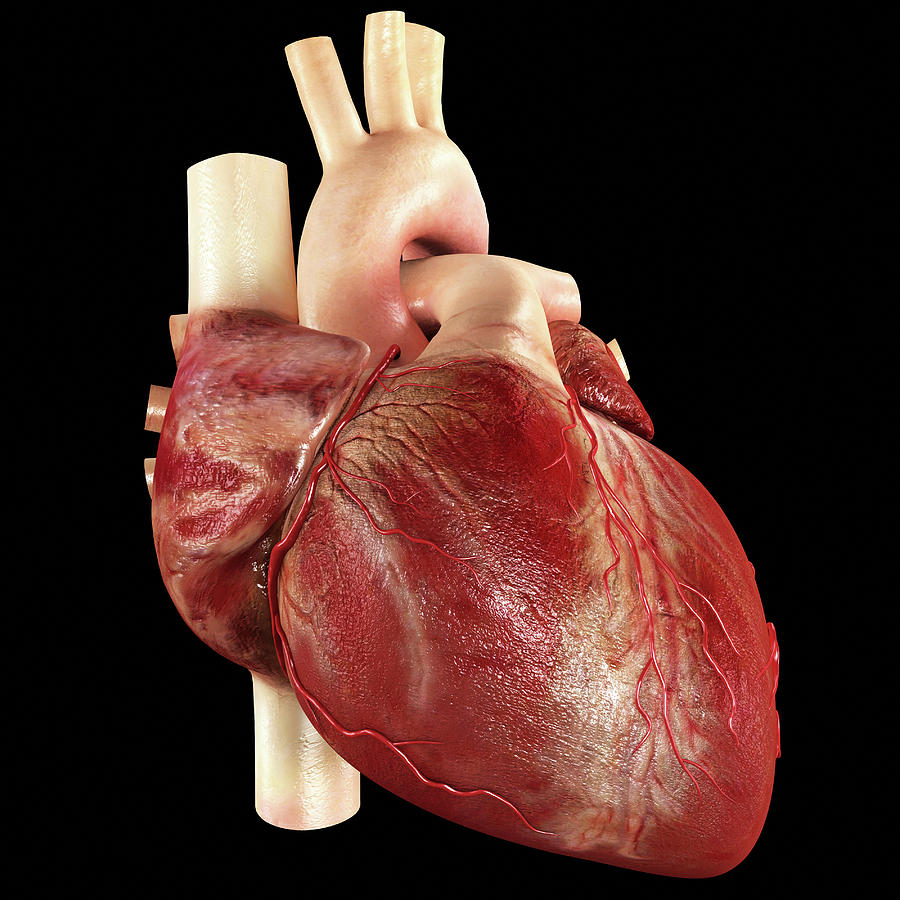
#> input picture Traitement_image/Prewitt_Sobel/coeur.jpg, 900 x 900 px
$ python Masque_prewitt_sobell.py
#> lines starting #> are read from the running program, lines starting #| are printed output that depends on the picture
import numpy as np
import cv2 as cv

image=cv.imread("coeur.jpg")
#> image is the input picture: shape (900, 900, 3); mean B, G, R 37.6, 44, 74.6
cv.imshow("image originale", image)

gray = cv.cvtColor(image, cv.COLOR_BGR2GRAY)
src = gray.copy()
prewittx = np.array([[-1, 0, 1],
                       [-1, 0, 1],
                       [-1, 0, 1]], np.float32)

prewitty = np.array([[-1, -1, -1],
                       [0, 0, 0],
                       [1, 1, 1]], np.float32)

# application des masques de Prewitt
# comment s'assurer qu'on a bien prewittx qui s'applique sur les variations selon x et prewitty sur y ?
# la direction du masque définiee la direction de détection des contours
# pour prewittx : les coefficients varient de gauche à droite, donc selon l'axe horizontale( selon x donc)
# pour prewitty : les coefficients varient de haut en bas, donc selon l'axe vertical (selon y donc)

#la fonction cv.filter2D permet de réaliser le produit de convolution entre l'image et le masque
masqueselon_x = cv.filter2D(src, cv.CV_32F, prewittx)
masqueselon_y = cv.filter2D(src, cv.CV_32F, prewitty)
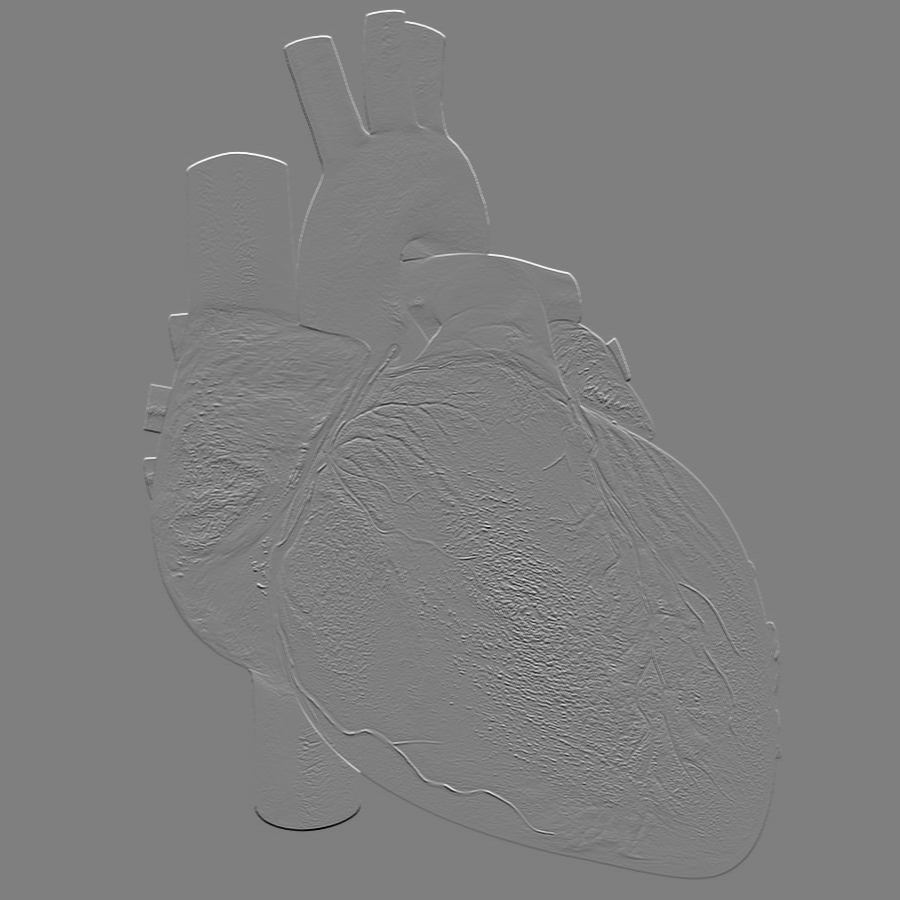
#> masqueselon_y: shape (900, 900) float32; min -751, max 755, mean 0; drawn with min black and max white

# ne voyant pas une réelle différence entre sobel et prewitt, j'affiche les images des gradients selon x et y
# mais meme comme ça, on ne voit pas de différence flagrante entre les 2 méthodes !!
cv.imshow("image gradient selon x prewitt", masqueselon_x)
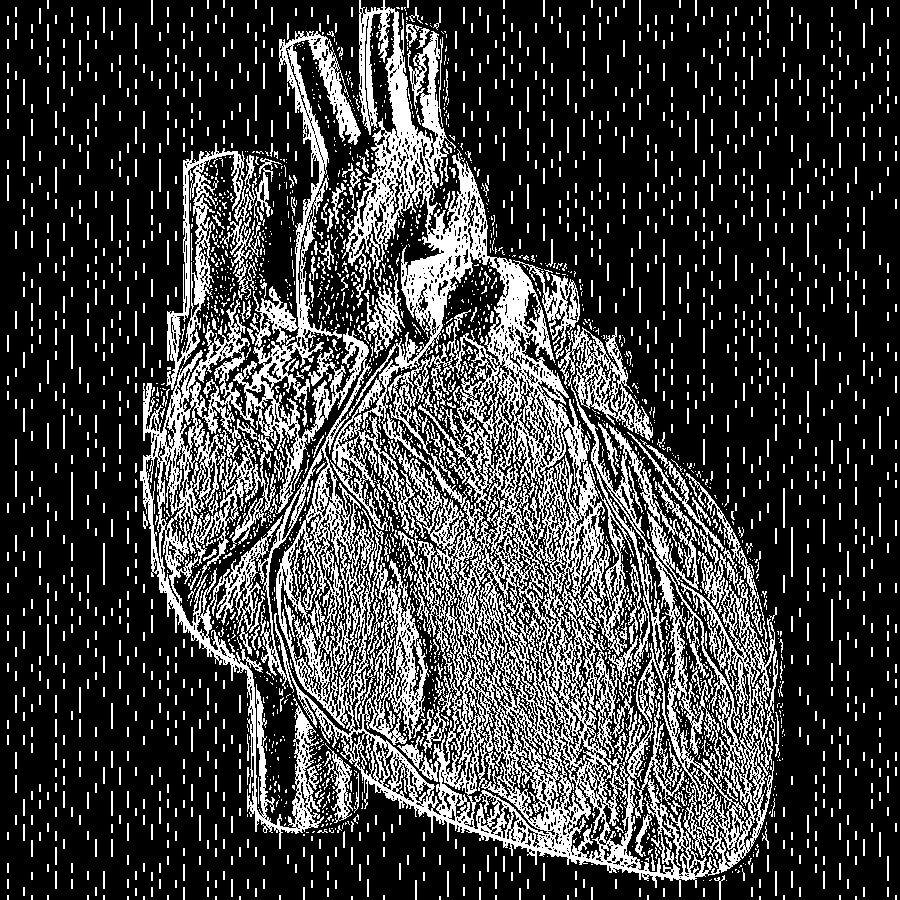
#> window 'image gradient selon x prewitt': shape (900, 900); 25.1% white in thin lines or dots
cv.imshow("image gradient selon y prewitt", masqueselon_y)


# une fois le gradient calculé selon x et y, on peut combiner les 2 pour obtenir le gradient total, l'amplitude du gradient nous permet de détecter les contours
amplitude = cv.magnitude(masqueselon_x, masqueselon_y)
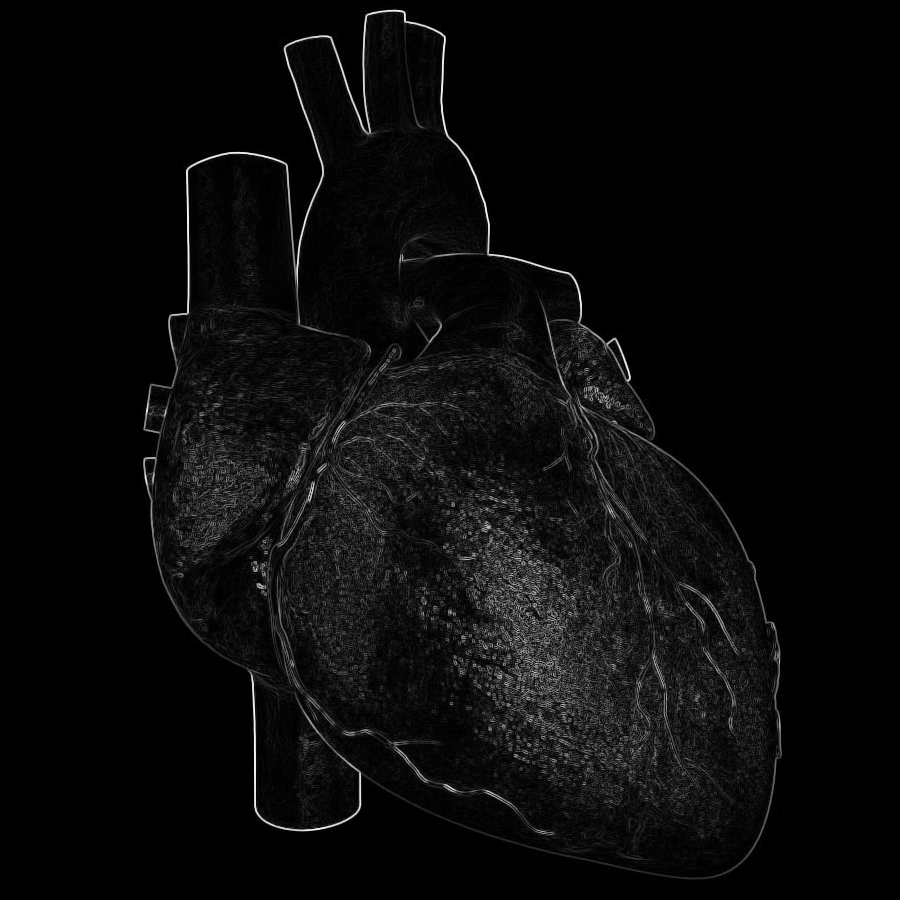
#> amplitude: shape (900, 900) float32; min 0, max 787.7, mean 32.2; drawn with min black and max white

# les calculs mathématiques se font toujours en float32 pour éviter les débordements, mais pour l'affichage on doit convertir en uint8
dst1 = cv.convertScaleAbs(amplitude)

cv.imwrite("image_contour_prewitt.jpg", dst1)
cv.imshow("image contour prewitt", dst1)


#=====================
# Filtre de Sobel
# on utilise le même raisonnement que pour Prewitt

src2 = gray.copy()
sobelx = np.array([[-1, 0, 1],
                       [-2, 0, 2],
                       [-1, 0, 1]], np.float32)

sobely = np.array([[-1, -2, -1],
                       [0, 0, 0],
                       [1, 2, 1]], np.float32)

# application des masques de Sobel
masqueselon_x_sobel = cv.filter2D(src2, cv.CV_32F, sobelx)
masqueselon_y_sobel = cv.filter2D(src2, cv.CV_32F, sobely)

cv.imshow("image gradient selon x sobel", masqueselon_x_sobel)
cv.imshow("image gradient selon y sobel", masqueselon_y_sobel)
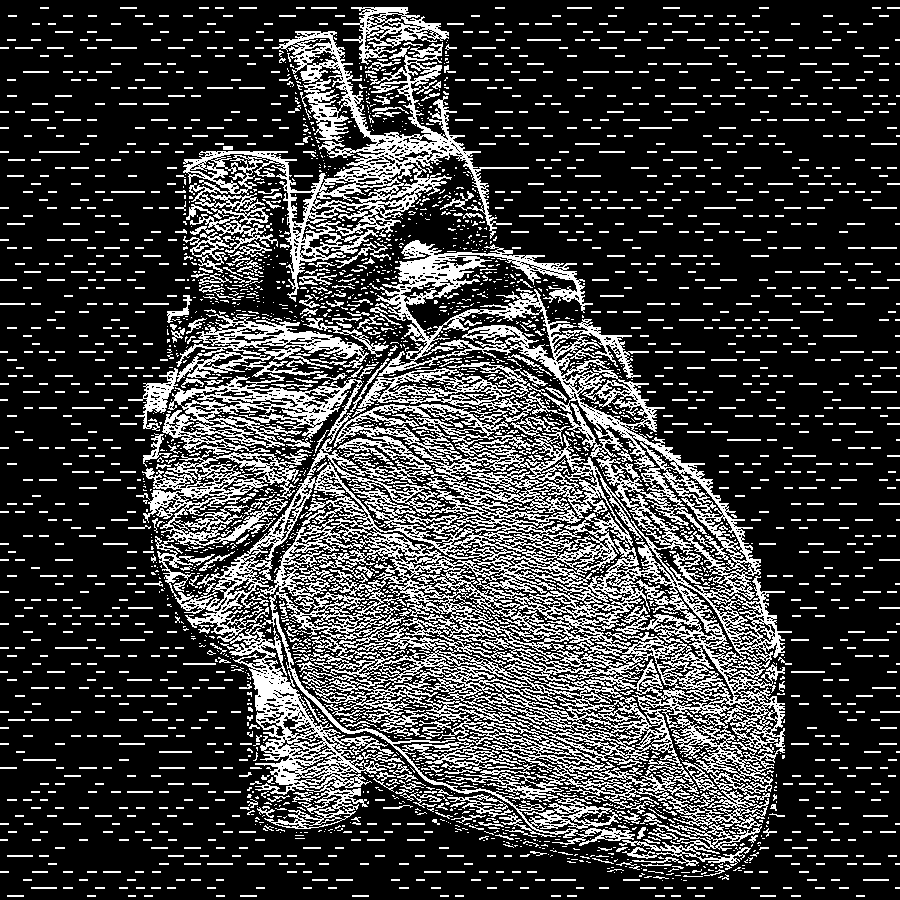
#> window 'image gradient selon y sobel': shape (900, 900); 24.6% white in thin lines or dots

amplitude_sobel = cv.magnitude(masqueselon_x_sobel, masqueselon_y_sobel)
dst2 = cv.convertScaleAbs(amplitude_sobel)
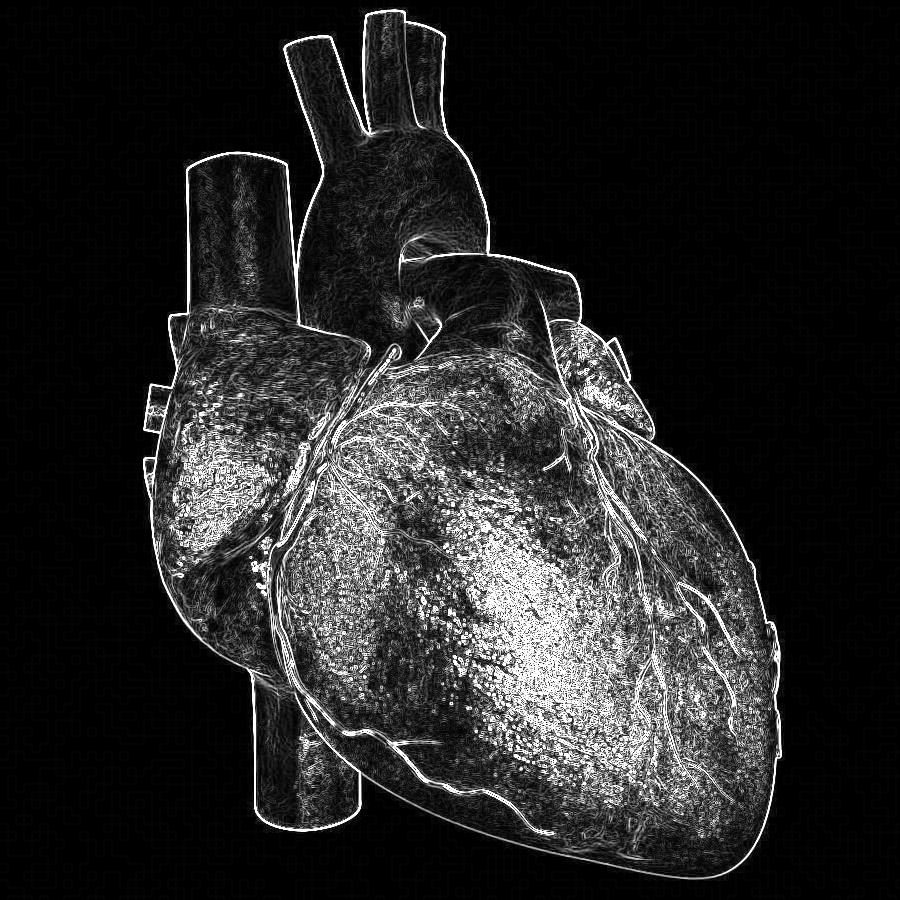
#> dst2: shape (900, 900); min 0, max 255, mean 38.4
cv.imwrite("image_contour_sobel.jpg", dst2)
cv.imshow("image contour sobel", dst2)


#=====================
cv.waitKey(0)
cv.destroyAllWindows()
